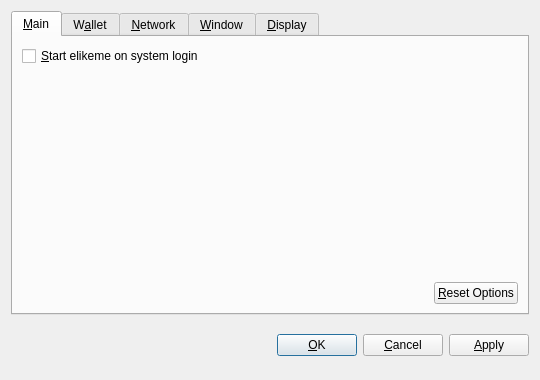
<?xml version="1.0" encoding="UTF-8"?>
<ui version="4.0">
 <class>OptionsDialog</class>
 <widget class="QDialog" name="OptionsDialog">
  <property name="geometry">
   <rect>
    <x>0</x>
    <y>0</y>
    <width>540</width>
    <height>380</height>
   </rect>
  </property>
  <property name="windowTitle">
   <string>Options</string>
  </property>
  <property name="modal">
   <bool>true</bool>
  </property>
  <layout class="QVBoxLayout" name="verticalLayout">
   <item>
    <widget class="QTabWidget" name="tabWidget">
     <property name="tabPosition">
      <enum>QTabWidget::North</enum>
     </property>
     <property name="currentIndex">
      <number>0</number>
     </property>
     <widget class="QWidget" name="tabMain">
      <attribute name="title">
       <string>&amp;Main</string>
      </attribute>
      <layout class="QVBoxLayout" name="verticalLayout_Main">
       <item>
        <widget class="QCheckBox" name="bitcoinAtStartup">
         <property name="toolTip">
          <string>Automatically start elikeme after logging in to the system.</string>
         </property>
         <property name="text">
          <string>&amp;Start elikeme on system login</string>
         </property>
        </widget>
       </item>
       <item>
        <spacer name="verticalSpacer_Main">
         <property name="orientation">
          <enum>Qt::Vertical</enum>
         </property>
         <property name="sizeHint" stdset="0">
          <size>
           <width>20</width>
           <height>40</height>
          </size>
         </property>
        </spacer>
       </item>
       <item>
        <layout class="QHBoxLayout" name="horizontalLayout_2_Main">
         <item>
          <spacer name="horizontalSpacer_2_Main">
           <property name="orientation">
            <enum>Qt::Horizontal</enum>
           </property>
           <property name="sizeHint" stdset="0">
            <size>
             <width>40</width>
             <height>20</height>
            </size>
           </property>
          </spacer>
         </item>
         <item>
          <widget class="QPushButton" name="resetButton">
           <property name="toolTip">
            <string>Reset all client options to default.</string>
           </property>
           <property name="text">
            <string>&amp;Reset Options</string>
           </property>
           <property name="autoDefault">
            <bool>false</bool>
           </property>
          </widget>
         </item>
        </layout>
       </item>
      </layout>
     </widget>
     <widget class="QWidget" name="tabWallet">
      <attribute name="title">
       <string>W&amp;allet</string>
      </attribute>
      <layout class="QVBoxLayout" name="verticalLayout_Network">
       <item>
        <widget class="QLabel" name="transactionFeeInfoLabel">
         <property name="text">
          <string>Optional transaction fee per kB that helps make sure your transactions are processed quickly. Most transactions are 1 kB.</string>
         </property>
         <property name="textFormat">
          <enum>Qt::PlainText</enum>
         </property>
         <property name="wordWrap">
          <bool>true</bool>
         </property>
        </widget>
       </item>
       <item>
        <layout class="QHBoxLayout" name="horizontalLayout_1_Main">
         <item>
          <widget class="QLabel" name="transactionFeeLabel">
           <property name="text">
            <string>Pay transaction &amp;fee</string>
           </property>
           <property name="textFormat">
            <enum>Qt::PlainText</enum>
           </property>
           <property name="buddy">
            <cstring>transactionFee</cstring>
           </property>
          </widget>
         </item>
         <item>
          <widget class="BitcoinAmountField" name="transactionFee"/>
         </item>
         <item>
          <spacer name="horizontalSpacer_1_Main">
           <property name="orientation">
            <enum>Qt::Horizontal</enum>
           </property>
           <property name="sizeHint" stdset="0">
            <size>
             <width>40</width>
             <height>20</height>
            </size>
           </property>
          </spacer>
         </item>
        </layout>
       </item>
       <item>
        <widget class="QLabel" name="label">
         <property name="text">
          <string>If you disable the spending of unconfirmed change, the change from a transaction cannot be used until that transaction has at least one confirmation. This also affects how your balance is computed.</string>
         </property>
         <property name="wordWrap">
          <bool>true</bool>
         </property>
        </widget>
       </item>
       <item>
        <widget class="QCheckBox" name="spendZeroConfChange">
         <property name="text">
          <string>Spend unconfirmed change  (experts only)</string>
         </property>
        </widget>
       </item>
       <item>
        <spacer name="verticalSpacer">
         <property name="orientation">
          <enum>Qt::Vertical</enum>
         </property>
         <property name="sizeHint" stdset="0">
          <size>
           <width>20</width>
           <height>40</height>
          </size>
         </property>
        </spacer>
       </item>
      </layout>
     </widget>
     <widget class="QWidget" name="tabNetwork">
      <attribute name="title">
       <string>&amp;Network</string>
      </attribute>
      <layout class="QVBoxLayout" name="verticalLayout_Network">
       <item>
        <widget class="QCheckBox" name="mapPortUpnp">
         <property name="toolTip">
          <string>Automatically open the elikeme client port on the router. This only works when your router supports UPnP and it is enabled.</string>
         </property>
         <property name="text">
          <string>Map port using &amp;UPnP</string>
         </property>
        </widget>
       </item>
       <item>
        <widget class="QCheckBox" name="connectSocks">
         <property name="toolTip">
          <string>Connect to the elikeme network through a SOCKS proxy (e.g. when connecting through Tor).</string>
         </property>
         <property name="text">
          <string>&amp;Connect through SOCKS proxy:</string>
         </property>
        </widget>
       </item>
       <item>
        <layout class="QHBoxLayout" name="horizontalLayout_Network">
         <item>
          <widget class="QLabel" name="proxyIpLabel">
           <property name="text">
            <string>Proxy &amp;IP:</string>
           </property>
           <property name="textFormat">
            <enum>Qt::PlainText</enum>
           </property>
           <property name="buddy">
            <cstring>proxyIp</cstring>
           </property>
          </widget>
         </item>
         <item>
          <widget class="QValidatedLineEdit" name="proxyIp">
           <property name="maximumSize">
            <size>
             <width>140</width>
             <height>16777215</height>
            </size>
           </property>
           <property name="toolTip">
            <string>IP address of the proxy (e.g. 127.0.0.1)</string>
           </property>
          </widget>
         </item>
         <item>
          <widget class="QLabel" name="proxyPortLabel">
           <property name="text">
            <string>&amp;Port:</string>
           </property>
           <property name="textFormat">
            <enum>Qt::PlainText</enum>
           </property>
           <property name="buddy">
            <cstring>proxyPort</cstring>
           </property>
          </widget>
         </item>
         <item>
          <widget class="QLineEdit" name="proxyPort">
           <property name="maximumSize">
            <size>
             <width>55</width>
             <height>16777215</height>
            </size>
           </property>
           <property name="toolTip">
            <string>Port of the proxy (e.g. 9050)</string>
           </property>
          </widget>
         </item>
         <item>
          <widget class="QLabel" name="socksVersionLabel">
           <property name="text">
            <string>SOCKS &amp;Version:</string>
           </property>
           <property name="textFormat">
            <enum>Qt::PlainText</enum>
           </property>
           <property name="buddy">
            <cstring>socksVersion</cstring>
           </property>
          </widget>
         </item>
         <item>
          <widget class="QValueComboBox" name="socksVersion">
           <property name="toolTip">
            <string>SOCKS version of the proxy (e.g. 5)</string>
           </property>
          </widget>
         </item>
         <item>
          <spacer name="horizontalSpacer_Network">
           <property name="orientation">
            <enum>Qt::Horizontal</enum>
           </property>
           <property name="sizeHint" stdset="0">
            <size>
             <width>40</width>
             <height>20</height>
            </size>
           </property>
          </spacer>
         </item>
        </layout>
       </item>
       <item>
        <spacer name="verticalSpacer_Network">
         <property name="orientation">
          <enum>Qt::Vertical</enum>
         </property>
         <property name="sizeHint" stdset="0">
          <size>
           <width>20</width>
           <height>40</height>
          </size>
         </property>
        </spacer>
       </item>
      </layout>
     </widget>
     <widget class="QWidget" name="tabWindow">
      <attribute name="title">
       <string>&amp;Window</string>
      </attribute>
      <layout class="QVBoxLayout" name="verticalLayout_Window">
       <item>
        <widget class="QCheckBox" name="minimizeToTray">
         <property name="toolTip">
          <string>Show only a tray icon after minimizing the window.</string>
         </property>
         <property name="text">
          <string>&amp;Minimize to the tray instead of the taskbar</string>
         </property>
        </widget>
       </item>
       <item>
        <widget class="QCheckBox" name="minimizeOnClose">
         <property name="toolTip">
          <string>Minimize instead of exit the application when the window is closed. When this option is enabled, the application will be closed only after selecting Quit in the menu.</string>
         </property>
         <property name="text">
          <string>M&amp;inimize on close</string>
         </property>
        </widget>
       </item>
       <item>
        <spacer name="verticalSpacer_Window">
         <property name="orientation">
          <enum>Qt::Vertical</enum>
         </property>
         <property name="sizeHint" stdset="0">
          <size>
           <width>20</width>
           <height>40</height>
          </size>
         </property>
        </spacer>
       </item>
      </layout>
     </widget>
     <widget class="QWidget" name="tabDisplay">
      <attribute name="title">
       <string>&amp;Display</string>
      </attribute>
      <layout class="QVBoxLayout" name="verticalLayout_Display">
       <item>
        <layout class="QHBoxLayout" name="horizontalLayout_1_Display">
         <item>
          <widget class="QLabel" name="langLabel">
           <property name="text">
            <string>User Interface &amp;language:</string>
           </property>
           <property name="textFormat">
            <enum>Qt::PlainText</enum>
           </property>
           <property name="buddy">
            <cstring>lang</cstring>
           </property>
          </widget>
         </item>
         <item>
          <widget class="QValueComboBox" name="lang">
           <property name="toolTip">
            <string>The user interface language can be set here. This setting will take effect after restarting elikeme.</string>
           </property>
          </widget>
         </item>
        </layout>
       </item>
       <item>
        <layout class="QHBoxLayout" name="horizontalLayout_2_Display">
         <item>
          <widget class="QLabel" name="unitLabel">
           <property name="text">
            <string>&amp;Unit to show amounts in:</string>
           </property>
           <property name="textFormat">
            <enum>Qt::PlainText</enum>
           </property>
           <property name="buddy">
            <cstring>unit</cstring>
           </property>
          </widget>
         </item>
         <item>
          <widget class="QValueComboBox" name="unit">
           <property name="toolTip">
            <string>Choose the default subdivision unit to show in the interface and when sending coins.</string>
           </property>
          </widget>
         </item>
        </layout>
       </item>
       <item>
        <widget class="QCheckBox" name="displayAddresses">
         <property name="toolTip">
          <string>Whether to show elikeme addresses in the transaction list or not.</string>
         </property>
         <property name="text">
          <string>&amp;Display addresses in transaction list</string>
         </property>
        </widget>
       </item>
       <item>
        <widget class="QCheckBox" name="coinControlFeatures">
         <property name="toolTip">
          <string>Whether to show coin control features or not.</string>
         </property>
         <property name="text">
          <string>Display coin &amp;control features (experts only!)</string>
         </property>
        </widget>
       </item>
       <item>
        <spacer name="verticalSpacer_Display">
         <property name="orientation">
          <enum>Qt::Vertical</enum>
         </property>
         <property name="sizeHint" stdset="0">
          <size>
           <width>20</width>
           <height>40</height>
          </size>
         </property>
        </spacer>
       </item>
      </layout>
     </widget>
    </widget>
   </item>
   <item>
    <layout class="QHBoxLayout" name="horizontalLayout_Buttons">
     <item>
      <spacer name="horizontalSpacer_1">
       <property name="orientation">
        <enum>Qt::Horizontal</enum>
       </property>
       <property name="sizeHint" stdset="0">
        <size>
         <width>40</width>
         <height>48</height>
        </size>
       </property>
      </spacer>
     </item>
     <item>
      <widget class="QLabel" name="statusLabel">
       <property name="font">
        <font>
         <weight>75</weight>
         <bold>true</bold>
        </font>
       </property>
       <property name="text">
        <string/>
       </property>
       <property name="textFormat">
        <enum>Qt::PlainText</enum>
       </property>
       <property name="wordWrap">
        <bool>true</bool>
       </property>
      </widget>
     </item>
     <item>
      <spacer name="horizontalSpacer_2">
       <property name="orientation">
        <enum>Qt::Horizontal</enum>
       </property>
       <property name="sizeHint" stdset="0">
        <size>
         <width>40</width>
         <height>48</height>
        </size>
       </property>
      </spacer>
     </item>
     <item>
      <widget class="QPushButton" name="okButton">
       <property name="text">
        <string>&amp;OK</string>
       </property>
      </widget>
     </item>
     <item>
      <widget class="QPushButton" name="cancelButton">
       <property name="text">
        <string>&amp;Cancel</string>
       </property>
       <property name="autoDefault">
        <bool>false</bool>
       </property>
      </widget>
     </item>
     <item>
      <widget class="QPushButton" name="applyButton">
       <property name="text">
        <string>&amp;Apply</string>
       </property>
       <property name="autoDefault">
        <bool>false</bool>
       </property>
      </widget>
     </item>
    </layout>
   </item>
  </layout>
 </widget>
 <customwidgets>
  <customwidget>
   <class>BitcoinAmountField</class>
   <extends>QSpinBox</extends>
   <header>bitcoinamountfield.h</header>
  </customwidget>
  <customwidget>
   <class>QValueComboBox</class>
   <extends>QComboBox</extends>
   <header>qvaluecombobox.h</header>
  </customwidget>
  <customwidget>
   <class>QValidatedLineEdit</class>
   <extends>QLineEdit</extends>
   <header>qvalidatedlineedit.h</header>
  </customwidget>
 </customwidgets>
 <resources/>
 <connections/>
</ui>
